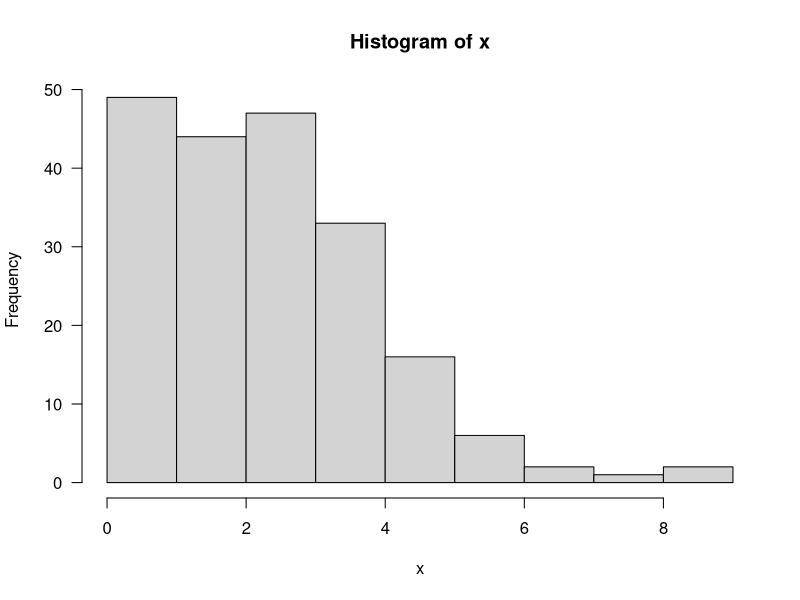
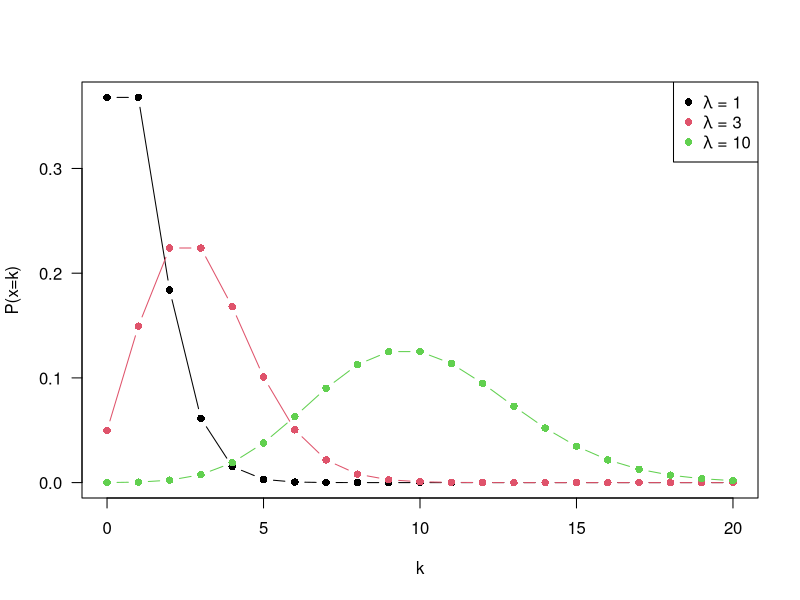
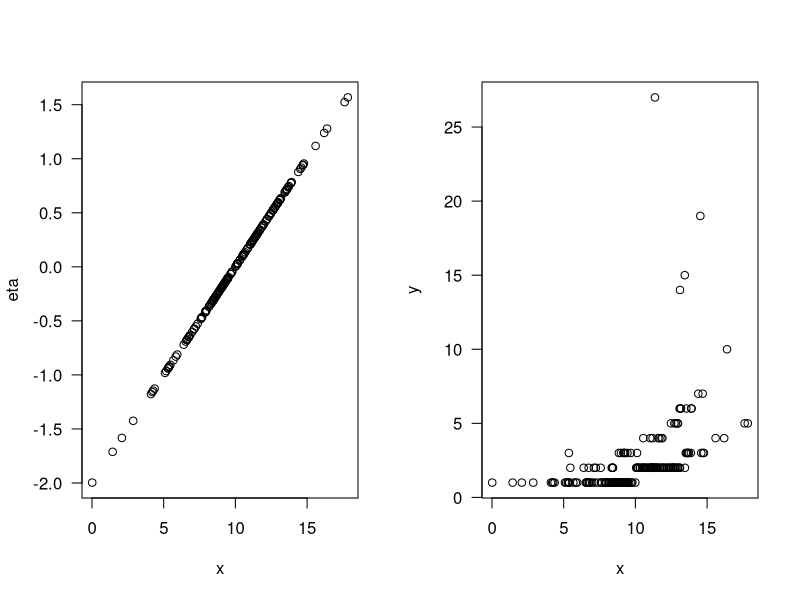
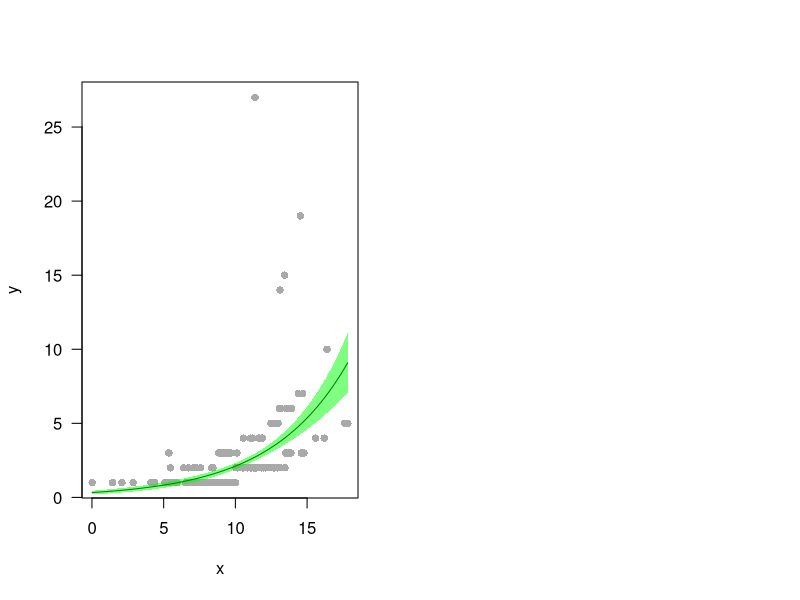

Write R code to recreate these figures, in order. (Note: this script raises an error after producing the figures.)
x = rpois(200, 3)
hist(x, las=1)

# Poisson distributions are discrete, you compute the probability at each value, not over an interval
x = seq(0, 20, 1)
y = dpois(x, lambda=1) # dpois gives the PMF values, probability mass function
plot(x,y, type="b", las=1, xlab="k", ylab="P(x=k)", pch=16, col=1)  # the probability that the random variable X equals the specific integer value k
points(x, dpois(x, lambda=3), type="b", pch=16, col=2)
points(x, dpois(x, lambda=10), type="b", pch=16, col=3)
legend("topright", col=1:3, pch=16,
legend=c(expression(paste(lambda, " = 1")),
expression(paste(lambda, " = 3")),
expression(paste(lambda, " = 10"))))


x = rnorm(200, 10, 3)
eta =-2 + 0.2*x  # linear predictor
y = ceiling(exp(eta + rpois(200, 0.3))) # exp(eta) converts the linear predictor into positive mean counts
# ceiling() forces y to be integers ≥ 1
# y is behaving like Poisson-distributed data depending on x
par(mfrow=c(1,2))
plot(x, eta, las=1) # Plotting x vs η shows a straight line because η is linear in x
# model expectation
plot(x, y, las=1) # Plotting x vs. y shows a cloud of count values increasing with x
# real noisy count data would look like

m = glm(y~x, family="poisson")
summary(m)

plot(x, y, las=1, col="darkgrey", pch=16)
xx = seq(min(x), max(x), 0.01) # grid of x values
y_hat = predict(m, newdata=list(x=xx), type="response", se.fit=T) # type="response" → gives predicted mean count, not log(µ)
# se.fit=T → also compute standard errors of predictions
lines(xx, y_hat$fit) # y_hat$fit, Fitted Poisson mean for each xx
# model prediction line
# y_hat$se.fit, Standard error for each fitted value
#lines(xx, y_hat$fit+1.96*y_hat$se.fit, lty=2)
#lines(xx, y_hat$fit-1.96*y_hat$se.fit, lty=2)

# plotting the observed data, the model’s predicted Poisson mean, 
# and shading the 95% confidence interval around that prediction.
polygon(c(xx, rev(xx)), # 95% confidence interval ribbon
c(y_hat$fit+1.96*y_hat$se.fit,
rev(y_hat$fit-1.96*y_hat$se.fit)),
col = rgb(0,1,0,.5), border = FALSE)
# The shaded region represents where the true mean curve is likely to lie, 
# given uncertainty in the model estimates

# Pseudo r^2
r.squaredGLMM(m)
1-(m$deviance/m$null.deviance)
